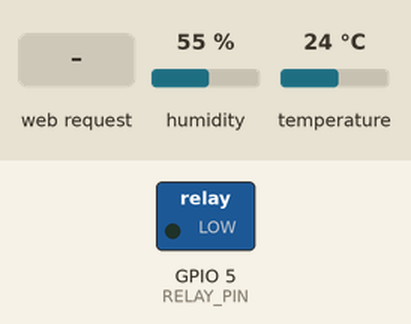
Simulated run of this sketch. Board: ESP32. Parts: switched loads named in the sketch (green lamp = pin HIGH). The test bench sets the inputs (shaded band); at power-on: humidity 55 %, temperature 24 °C. WiFi joins after 1.5 s; servers stay silent unless stated; uploads are accepted with an empty reply; what the sketch prints to the serial monitor is not drawn.

Above: at 6.1 s.
6.2 s: HTTP request GET /relay?state=1 received
At 7.4 s:
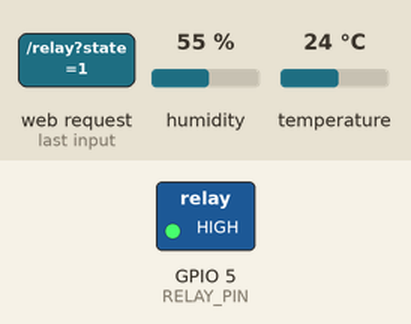
7.7 s: HTTP request GET /relay?state=0 received
At 8.8 s:
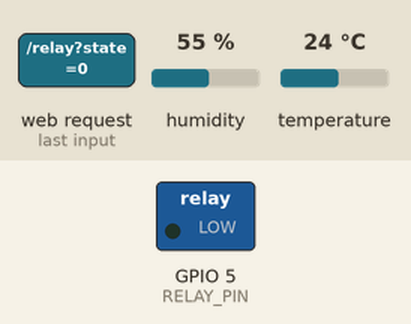
9.5 s: HTTP request GET /relay?state=120 received
At 10.6 s:
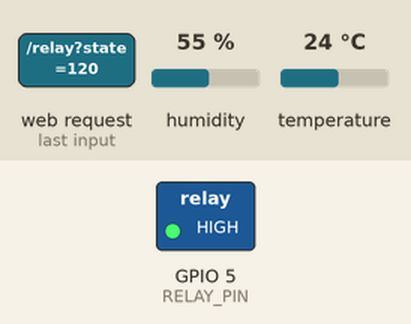
Timing chart, 0 to 12.5 s (numbered marks = the images above; inputs shaded):
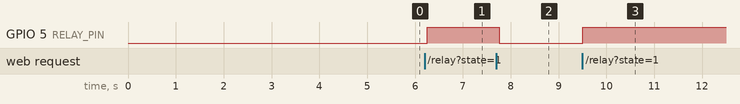

The sketch:

dht11Marvin.ino
```cpp
#include <WiFi.h>
#include <HTTPClient.h>
#include <WebServer.h>
#include <DHT.h>
#include <ArduinoJson.h>

// ========== НАЛАШТУВАННЯ WiFi ==========
const char* WIFI_SSID = "TOTOLINK_A702R";
const char* WIFI_PASSWORD = "04042009";

// ========== НАЛАШТУВАННЯ СЕРВЕРА ==========
const char* SERVER_IP = "marvinlink.local";
const int SERVER_PORT = 80;

// ========== НАЛАШТУВАННЯ DHT11 ==========
#define DHT_PIN 4
#define DHT_TYPE DHT11
// DHT sensor
DHT dht(DHT_PIN, DHT_TYPE);

// Relay on GPIO 5 by default
#define RELAY_PIN 5
int relayState = 0; // 0=OFF, 1=ON

// Simple web server for local relay control
WebServer server(80);

bool dht11_available = false;
bool relay_available = true;

unsigned long lastSendTime = 0;
unsigned long lastRegisterAttempt = 0;
const unsigned long SEND_INTERVAL = 8000; // 8 секунд
const unsigned long REGISTER_INTERVAL = 120000; // 2 хвилини

// ========== SETUP ==========
void setup() {
  Serial.begin(115200);
  delay(1000);

  Serial.println("\n========================================");
  Serial.println("MarvinLink ESP32 - DHT11 + Relay Module");
  Serial.println("========================================\n");

  // Ініціалізація DHT11
  dht.begin();
  delay(2000);

  float testTemp = dht.readTemperature();
  if (!isnan(testTemp)) {
    dht11_available = true;
    Serial.println("✓ DHT11 виявлено успішно");
  } else {
    Serial.println("✗ DHT11 не знайдено!");
    Serial.println("Перевірте підключення:");
    Serial.println("  VCC -> 3.3V");
    Serial.println("  GND -> GND");
    Serial.println("  DATA -> GPIO 4");
  }

  // Підключення до WiFi
  connectWiFi();

  // Setup relay pin and web server route
  pinMode(RELAY_PIN, OUTPUT);
  digitalWrite(RELAY_PIN, relayState ? HIGH : LOW);

  server.on("/relay", [](){
    if (!server.hasArg("state")) {
      server.send(400, "application/json", "{\"error\":\"missing state\"}");
      return;
    }
    int newState = server.arg("state").toInt();
    relayState = newState ? 1 : 0;
    digitalWrite(RELAY_PIN, relayState ? HIGH : LOW);
    StaticJsonDocument<128> res;
    res["success"] = true;
    res["state"] = relayState;
    String out;
    serializeJson(res, out);
    server.send(200, "application/json", out);
  });
  server.begin();

  // Автореєстрація
  autoRegister();

  Serial.println("\n========================================");
  Serial.println("Система готова!");
  Serial.print("IP адреса: ");
  Serial.println(WiFi.localIP());
  Serial.println("========================================\n");
}

// ========== LOOP ==========
void loop() {
  server.handleClient();
  // Перевірка WiFi
  if (WiFi.status() != WL_CONNECTED) {
    Serial.println("WiFi втрачено. Перепідключення...");
    connectWiFi();
  }

  // Періодична автореєстрація
  if (millis() - lastRegisterAttempt >= REGISTER_INTERVAL) {
    autoRegister();
    lastRegisterAttempt = millis();
  }

  // Відправка даних
  if (millis() - lastSendTime >= SEND_INTERVAL) {
    sendSensorData();
    lastSendTime = millis();
  }

  delay(100);
}

// ========== WiFi ==========
void connectWiFi() {
  Serial.print("Підключення до WiFi: ");
  Serial.println(WIFI_SSID);

  WiFi.mode(WIFI_STA);
  WiFi.begin(WIFI_SSID, WIFI_PASSWORD);

  int attempts = 0;
  while (WiFi.status() != WL_CONNECTED && attempts < 30) {
    delay(500);
    Serial.print(".");
    attempts++;
  }

  if (WiFi.status() == WL_CONNECTED) {
    Serial.println("\n✓ WiFi підключено!");
    Serial.print("IP: ");
    Serial.println(WiFi.localIP());
  } else {
    Serial.println("\n✗ Помилка підключення!");
    Serial.println("Перезапуск через 10 сек...");
    delay(10000);
    ESP.restart();
  }
}

// ========== АВТОРЕЄСТРАЦІЯ ==========
void autoRegister() {
  if (WiFi.status() != WL_CONNECTED) return;

  // Перевіряємо чи модуль вже зареєстрований
  HTTPClient http;
  String checkUrl = "http://" + String(SERVER_IP) + ":" + String(SERVER_PORT) + "/api/esp/info/" + WiFi.localIP().toString();

  http.begin(checkUrl);
  int checkCode = http.GET();
  http.end();

  // Якщо модуль вже існує (код 200), не реєструємо повторно
  if (checkCode == 200) {
    Serial.println("Модуль вже зареєстрований, пропускаємо автореєстрацію");
    return;
  }

  // Модуль не знайдено, реєструємо
  StaticJsonDocument<512> doc;

  String tempName = "ESP-" + WiFi.localIP().toString();
  doc["name"] = tempName;
  doc["location"] = "other";
  doc["ip_address"] = WiFi.localIP().toString();

  JsonArray sensorsArray = doc.createNestedArray("sensors");

  JsonObject tempSensor = sensorsArray.createNestedObject();
  tempSensor["name"] = "Температура";
  tempSensor["type"] = "temperature";
  tempSensor["unit"] = "°C";
  tempSensor["icon"] = "🌡️";

  JsonObject humSensor = sensorsArray.createNestedObject();
  humSensor["name"] = "Вологість";
  humSensor["type"] = "humidity";
  humSensor["unit"] = "%";
  humSensor["icon"] = "💧";

  JsonObject relaySensor = sensorsArray.createNestedObject();
  relaySensor["name"] = "Реле";
  relaySensor["type"] = "relay";
  relaySensor["unit"] = "";
  relaySensor["icon"] = "⚡";
  JsonObject control = relaySensor.createNestedObject("control");
  control["type"] = "toggle";
  control["endpoint"] = "/relay";
  control["method"] = "GET";
  control["value_field"] = "state";

  String jsonString;
  serializeJson(doc, jsonString);

  http.begin("http://" + String(SERVER_IP) + ":" + String(SERVER_PORT) + "/api/esp/register");
  http.addHeader("Content-Type", "application/json");

  int httpResponseCode = http.POST(jsonString);

  if (httpResponseCode == 200) {
    Serial.println("✓ Модуль автоматично зареєстровано");
    Serial.println("Відредагуйте назву та кімнату через веб-інтерфейс");
  }

  http.end();
}

// ========== ВІДПРАВКА ДАНИХ ==========
void sendSensorData() {
  float temp = dht.readTemperature();
  float humidity = dht.readHumidity();

  // Створення JSON
  StaticJsonDocument<256> doc;
  doc["ip_address"] = WiFi.localIP().toString();

  JsonObject sensors = doc.createNestedObject("sensors");
  if (!isnan(temp)) {
    sensors["temperature"] = round(temp * 10) / 10.0;
  }
  if (!isnan(humidity)) {
    sensors["humidity"] = round(humidity * 10) / 10.0;
  }
  sensors["relay"] = relayState;

  String jsonString;
  serializeJson(doc, jsonString);

  // HTTP POST
  HTTPClient http;
  String url = "http://" + String(SERVER_IP) + ":" + String(SERVER_PORT) + "/api/esp/data";

  Serial.println("\n--- Відправка даних ---");
  if (!isnan(temp)) Serial.printf("Температура: %.1f°C\n", temp);
  if (!isnan(humidity)) Serial.printf("Вологість: %.1f%%\n", humidity);
  Serial.printf("Реле: %s\n", relayState ? "ON" : "OFF");
  Serial.println("URL: " + url);
  Serial.println("JSON: " + jsonString);

  http.setTimeout(5000);
  http.begin(url);
  http.addHeader("Content-Type", "application/json");

  int httpResponseCode = http.POST(jsonString);

  if (httpResponseCode == 200) {
    String response = http.getString();
    Serial.println("✓ Дані надіслано успішно");
    Serial.println("Відповідь: " + response);
  } else if (httpResponseCode > 0) {
    Serial.printf("✗ HTTP код: %d\n", httpResponseCode);
    Serial.println("Відповідь: " + http.getString());
  } else {
    Serial.printf("✗ Помилка з'єднання: %d\n", httpResponseCode);
    Serial.println("Перевірте:");
    Serial.println("  1. IP адресу сервера: " + String(SERVER_IP));
    Serial.println("  2. Порт сервера: " + String(SERVER_PORT));
    Serial.println("  3. Чи працює сервер?");
  }

  http.end();
  Serial.println("-----------------------\n");
}
```

Measured:
- after the input at 6.2 s, GPIO 5 (RELAY_PIN): LOW → HIGH after 0.06 s
- after the input at 7.7 s, GPIO 5 (RELAY_PIN): HIGH → LOW after 0.06 s
- after the input at 9.5 s, GPIO 5 (RELAY_PIN): LOW → HIGH at once
